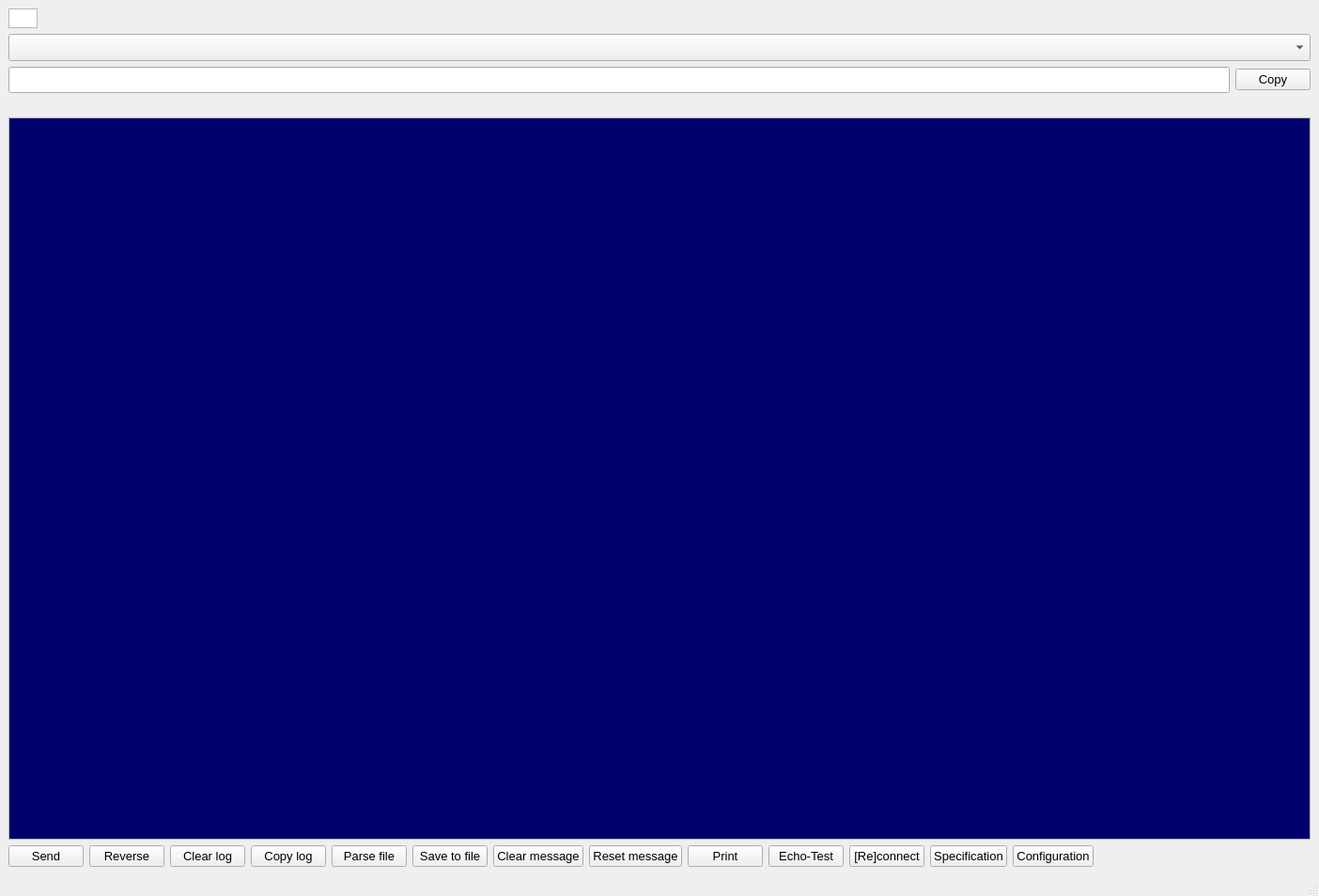
<?xml version="1.0" encoding="UTF-8"?>
<ui version="4.0">
 <class>MainWindow</class>
 <widget class="QMainWindow" name="MainWindow">
  <property name="geometry">
   <rect>
    <x>0</x>
    <y>0</y>
    <width>1404</width>
    <height>954</height>
   </rect>
  </property>
  <property name="mouseTracking">
   <bool>false</bool>
  </property>
  <property name="focusPolicy">
   <enum>Qt::NoFocus</enum>
  </property>
  <property name="windowTitle">
   <string>SmartVista Terminal</string>
  </property>
  <widget class="QWidget" name="centralwidget">
   <layout class="QGridLayout" name="gridLayout">
    <item row="0" column="0">
     <layout class="QHBoxLayout" name="horizontalLayout_3">
      <item>
       <widget class="QTextBrowser" name="ConnectionScreen">
        <property name="sizePolicy">
         <sizepolicy hsizetype="Fixed" vsizetype="Fixed">
          <horstretch>0</horstretch>
          <verstretch>0</verstretch>
         </sizepolicy>
        </property>
        <property name="minimumSize">
         <size>
          <width>31</width>
          <height>21</height>
         </size>
        </property>
        <property name="maximumSize">
         <size>
          <width>31</width>
          <height>21</height>
         </size>
        </property>
        <property name="palette">
         <palette>
          <active>
           <colorrole role="Base">
            <brush brushstyle="SolidPattern">
             <color alpha="255">
              <red>255</red>
              <green>255</green>
              <blue>255</blue>
             </color>
            </brush>
           </colorrole>
          </active>
          <inactive>
           <colorrole role="Base">
            <brush brushstyle="SolidPattern">
             <color alpha="255">
              <red>255</red>
              <green>255</green>
              <blue>255</blue>
             </color>
            </brush>
           </colorrole>
          </inactive>
          <disabled>
           <colorrole role="Base">
            <brush brushstyle="SolidPattern">
             <color alpha="255">
              <red>240</red>
              <green>240</green>
              <blue>240</blue>
             </color>
            </brush>
           </colorrole>
          </disabled>
         </palette>
        </property>
        <property name="focusPolicy">
         <enum>Qt::NoFocus</enum>
        </property>
        <property name="acceptDrops">
         <bool>false</bool>
        </property>
        <property name="verticalScrollBarPolicy">
         <enum>Qt::ScrollBarAlwaysOff</enum>
        </property>
        <property name="horizontalScrollBarPolicy">
         <enum>Qt::ScrollBarAlwaysOff</enum>
        </property>
       </widget>
      </item>
      <item>
       <widget class="QLabel" name="ConnectionStatus">
        <property name="font">
         <font>
          <pointsize>10</pointsize>
         </font>
        </property>
        <property name="text">
         <string/>
        </property>
       </widget>
      </item>
     </layout>
    </item>
    <item row="1" column="0">
     <widget class="QComboBox" name="msgtype">
      <property name="palette">
       <palette>
        <active>
         <colorrole role="Base">
          <brush brushstyle="SolidPattern">
           <color alpha="255">
            <red>255</red>
            <green>255</green>
            <blue>255</blue>
           </color>
          </brush>
         </colorrole>
        </active>
        <inactive>
         <colorrole role="Base">
          <brush brushstyle="SolidPattern">
           <color alpha="255">
            <red>255</red>
            <green>255</green>
            <blue>255</blue>
           </color>
          </brush>
         </colorrole>
        </inactive>
        <disabled>
         <colorrole role="Base">
          <brush brushstyle="SolidPattern">
           <color alpha="255">
            <red>240</red>
            <green>240</green>
            <blue>240</blue>
           </color>
          </brush>
         </colorrole>
        </disabled>
       </palette>
      </property>
      <property name="font">
       <font>
        <family>Calibri</family>
        <pointsize>12</pointsize>
       </font>
      </property>
      <property name="focusPolicy">
       <enum>Qt::NoFocus</enum>
      </property>
      <property name="editable">
       <bool>false</bool>
      </property>
      <property name="currentText">
       <string/>
      </property>
     </widget>
    </item>
    <item row="2" column="0">
     <layout class="QHBoxLayout" name="horizontalLayout_4">
      <item>
       <widget class="QLineEdit" name="Bitmap">
        <property name="font">
         <font>
          <family>Calibri</family>
          <pointsize>11</pointsize>
         </font>
        </property>
        <property name="mouseTracking">
         <bool>true</bool>
        </property>
        <property name="focusPolicy">
         <enum>Qt::NoFocus</enum>
        </property>
        <property name="readOnly">
         <bool>true</bool>
        </property>
       </widget>
      </item>
      <item>
       <widget class="QPushButton" name="ButtonCopyBitmap">
        <property name="font">
         <font>
          <pointsize>10</pointsize>
         </font>
        </property>
        <property name="focusPolicy">
         <enum>Qt::NoFocus</enum>
        </property>
        <property name="text">
         <string>Copy</string>
        </property>
       </widget>
      </item>
     </layout>
    </item>
    <item row="3" column="0">
     <layout class="QVBoxLayout" name="FieldsTreeLayout"/>
    </item>
    <item row="4" column="0">
     <layout class="QHBoxLayout" name="horizontalLayout">
      <item>
       <layout class="QHBoxLayout" name="PlusLayout"/>
      </item>
      <item>
       <layout class="QHBoxLayout" name="MinusLayout"/>
      </item>
      <item>
       <layout class="QHBoxLayout" name="NextLevelLayout"/>
      </item>
      <item>
       <spacer name="horizontalSpacer">
        <property name="orientation">
         <enum>Qt::Horizontal</enum>
        </property>
        <property name="sizeHint" stdset="0">
         <size>
          <width>40</width>
          <height>20</height>
         </size>
        </property>
       </spacer>
      </item>
     </layout>
    </item>
    <item row="5" column="0">
     <widget class="QTextEdit" name="LogArea">
      <property name="palette">
       <palette>
        <active>
         <colorrole role="Text">
          <brush brushstyle="SolidPattern">
           <color alpha="255">
            <red>255</red>
            <green>255</green>
            <blue>255</blue>
           </color>
          </brush>
         </colorrole>
         <colorrole role="Base">
          <brush brushstyle="SolidPattern">
           <color alpha="255">
            <red>0</red>
            <green>0</green>
            <blue>109</blue>
           </color>
          </brush>
         </colorrole>
        </active>
        <inactive>
         <colorrole role="Text">
          <brush brushstyle="SolidPattern">
           <color alpha="255">
            <red>255</red>
            <green>255</green>
            <blue>255</blue>
           </color>
          </brush>
         </colorrole>
         <colorrole role="Base">
          <brush brushstyle="SolidPattern">
           <color alpha="255">
            <red>0</red>
            <green>0</green>
            <blue>109</blue>
           </color>
          </brush>
         </colorrole>
        </inactive>
        <disabled>
         <colorrole role="Text">
          <brush brushstyle="SolidPattern">
           <color alpha="255">
            <red>120</red>
            <green>120</green>
            <blue>120</blue>
           </color>
          </brush>
         </colorrole>
         <colorrole role="Base">
          <brush brushstyle="SolidPattern">
           <color alpha="255">
            <red>240</red>
            <green>240</green>
            <blue>240</blue>
           </color>
          </brush>
         </colorrole>
        </disabled>
       </palette>
      </property>
      <property name="font">
       <font>
        <family>Courier New</family>
        <pointsize>11</pointsize>
       </font>
      </property>
      <property name="focusPolicy">
       <enum>Qt::NoFocus</enum>
      </property>
      <property name="lineWrapMode">
       <enum>QTextEdit::NoWrap</enum>
      </property>
      <property name="readOnly">
       <bool>true</bool>
      </property>
      <property name="acceptRichText">
       <bool>false</bool>
      </property>
      <property name="textInteractionFlags">
       <set>Qt::TextSelectableByKeyboard|Qt::TextSelectableByMouse</set>
      </property>
     </widget>
    </item>
    <item row="6" column="0">
     <layout class="QHBoxLayout" name="horizontalLayout_2">
      <item>
       <widget class="QPushButton" name="ButtonSend">
        <property name="sizePolicy">
         <sizepolicy hsizetype="Fixed" vsizetype="Fixed">
          <horstretch>0</horstretch>
          <verstretch>0</verstretch>
         </sizepolicy>
        </property>
        <property name="font">
         <font>
          <pointsize>10</pointsize>
         </font>
        </property>
        <property name="focusPolicy">
         <enum>Qt::NoFocus</enum>
        </property>
        <property name="text">
         <string>Send</string>
        </property>
       </widget>
      </item>
      <item>
       <widget class="QPushButton" name="ButtonReverse">
        <property name="font">
         <font>
          <pointsize>10</pointsize>
         </font>
        </property>
        <property name="focusPolicy">
         <enum>Qt::NoFocus</enum>
        </property>
        <property name="text">
         <string>Reverse</string>
        </property>
       </widget>
      </item>
      <item>
       <widget class="QPushButton" name="ButtonClearLog">
        <property name="sizePolicy">
         <sizepolicy hsizetype="Fixed" vsizetype="Fixed">
          <horstretch>0</horstretch>
          <verstretch>0</verstretch>
         </sizepolicy>
        </property>
        <property name="font">
         <font>
          <pointsize>10</pointsize>
         </font>
        </property>
        <property name="focusPolicy">
         <enum>Qt::NoFocus</enum>
        </property>
        <property name="text">
         <string>Clear log</string>
        </property>
       </widget>
      </item>
      <item>
       <widget class="QPushButton" name="ButtonCopyLog">
        <property name="font">
         <font>
          <pointsize>10</pointsize>
         </font>
        </property>
        <property name="focusPolicy">
         <enum>Qt::NoFocus</enum>
        </property>
        <property name="text">
         <string>Copy log</string>
        </property>
       </widget>
      </item>
      <item>
       <widget class="QPushButton" name="ButtonParseDump">
        <property name="sizePolicy">
         <sizepolicy hsizetype="Fixed" vsizetype="Fixed">
          <horstretch>0</horstretch>
          <verstretch>0</verstretch>
         </sizepolicy>
        </property>
        <property name="font">
         <font>
          <pointsize>10</pointsize>
         </font>
        </property>
        <property name="focusPolicy">
         <enum>Qt::NoFocus</enum>
        </property>
        <property name="text">
         <string>Parse file</string>
        </property>
       </widget>
      </item>
      <item>
       <widget class="QPushButton" name="ButtonSave">
        <property name="sizePolicy">
         <sizepolicy hsizetype="Fixed" vsizetype="Fixed">
          <horstretch>0</horstretch>
          <verstretch>0</verstretch>
         </sizepolicy>
        </property>
        <property name="font">
         <font>
          <pointsize>10</pointsize>
         </font>
        </property>
        <property name="focusPolicy">
         <enum>Qt::NoFocus</enum>
        </property>
        <property name="text">
         <string>Save to file</string>
        </property>
       </widget>
      </item>
      <item>
       <widget class="QPushButton" name="ButtonClearMessage">
        <property name="sizePolicy">
         <sizepolicy hsizetype="Fixed" vsizetype="Fixed">
          <horstretch>0</horstretch>
          <verstretch>0</verstretch>
         </sizepolicy>
        </property>
        <property name="font">
         <font>
          <pointsize>10</pointsize>
         </font>
        </property>
        <property name="focusPolicy">
         <enum>Qt::NoFocus</enum>
        </property>
        <property name="text">
         <string>Clear message</string>
        </property>
       </widget>
      </item>
      <item>
       <widget class="QPushButton" name="ButtonDefault">
        <property name="sizePolicy">
         <sizepolicy hsizetype="Fixed" vsizetype="Fixed">
          <horstretch>0</horstretch>
          <verstretch>0</verstretch>
         </sizepolicy>
        </property>
        <property name="font">
         <font>
          <pointsize>10</pointsize>
         </font>
        </property>
        <property name="focusPolicy">
         <enum>Qt::NoFocus</enum>
        </property>
        <property name="text">
         <string>Reset message</string>
        </property>
       </widget>
      </item>
      <item>
       <widget class="QPushButton" name="ButtonPrintData">
        <property name="sizePolicy">
         <sizepolicy hsizetype="Fixed" vsizetype="Fixed">
          <horstretch>0</horstretch>
          <verstretch>0</verstretch>
         </sizepolicy>
        </property>
        <property name="font">
         <font>
          <pointsize>10</pointsize>
         </font>
        </property>
        <property name="focusPolicy">
         <enum>Qt::NoFocus</enum>
        </property>
        <property name="text">
         <string>Print</string>
        </property>
       </widget>
      </item>
      <item>
       <widget class="QPushButton" name="ButtonEchoTest">
        <property name="sizePolicy">
         <sizepolicy hsizetype="Fixed" vsizetype="Fixed">
          <horstretch>0</horstretch>
          <verstretch>0</verstretch>
         </sizepolicy>
        </property>
        <property name="font">
         <font>
          <pointsize>10</pointsize>
         </font>
        </property>
        <property name="focusPolicy">
         <enum>Qt::NoFocus</enum>
        </property>
        <property name="text">
         <string>Echo-Test</string>
        </property>
       </widget>
      </item>
      <item>
       <widget class="QPushButton" name="ButtonReconnect">
        <property name="sizePolicy">
         <sizepolicy hsizetype="Fixed" vsizetype="Fixed">
          <horstretch>0</horstretch>
          <verstretch>0</verstretch>
         </sizepolicy>
        </property>
        <property name="font">
         <font>
          <pointsize>10</pointsize>
         </font>
        </property>
        <property name="focusPolicy">
         <enum>Qt::NoFocus</enum>
        </property>
        <property name="text">
         <string>[Re]connect</string>
        </property>
       </widget>
      </item>
      <item>
       <widget class="QPushButton" name="ButtonSpecification">
        <property name="sizePolicy">
         <sizepolicy hsizetype="Fixed" vsizetype="Fixed">
          <horstretch>0</horstretch>
          <verstretch>0</verstretch>
         </sizepolicy>
        </property>
        <property name="font">
         <font>
          <pointsize>10</pointsize>
         </font>
        </property>
        <property name="focusPolicy">
         <enum>Qt::NoFocus</enum>
        </property>
        <property name="text">
         <string>Specification</string>
        </property>
       </widget>
      </item>
      <item>
       <widget class="QPushButton" name="ButtonSettings">
        <property name="sizePolicy">
         <sizepolicy hsizetype="Fixed" vsizetype="Fixed">
          <horstretch>0</horstretch>
          <verstretch>0</verstretch>
         </sizepolicy>
        </property>
        <property name="font">
         <font>
          <pointsize>10</pointsize>
         </font>
        </property>
        <property name="focusPolicy">
         <enum>Qt::NoFocus</enum>
        </property>
        <property name="text">
         <string>Configuration</string>
        </property>
       </widget>
      </item>
      <item>
       <spacer name="horizontalSpacer_3">
        <property name="orientation">
         <enum>Qt::Horizontal</enum>
        </property>
        <property name="sizeHint" stdset="0">
         <size>
          <width>40</width>
          <height>20</height>
         </size>
        </property>
       </spacer>
      </item>
     </layout>
    </item>
   </layout>
  </widget>
  <widget class="QMenuBar" name="menubar">
   <property name="geometry">
    <rect>
     <x>0</x>
     <y>0</y>
     <width>1404</width>
     <height>21</height>
    </rect>
   </property>
  </widget>
  <widget class="QStatusBar" name="statusbar"/>
 </widget>
 <tabstops>
  <tabstop>msgtype</tabstop>
  <tabstop>Bitmap</tabstop>
 </tabstops>
 <resources/>
 <connections/>
</ui>
